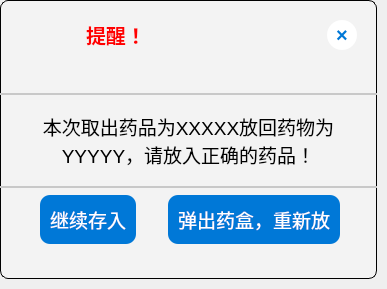
<?xml version="1.0" encoding="UTF-8"?>
<ui version="4.0">
 <class>dialog_fetch_wrong_med</class>
 <widget class="QDialog" name="dialog_fetch_wrong_med">
  <property name="geometry">
   <rect>
    <x>0</x>
    <y>0</y>
    <width>387</width>
    <height>289</height>
   </rect>
  </property>
  <property name="windowTitle">
   <string>Dialog</string>
  </property>
  <layout class="QVBoxLayout" name="verticalLayout">
   <property name="leftMargin">
    <number>0</number>
   </property>
   <property name="topMargin">
    <number>0</number>
   </property>
   <property name="rightMargin">
    <number>10</number>
   </property>
   <property name="bottomMargin">
    <number>10</number>
   </property>
   <item>
    <widget class="QWidget" name="widget" native="true">
     <property name="styleSheet">
      <string notr="true">#widget{
background-color: rgb(243, 243, 243);
border-radius: 8px;
border: 1px solid
}</string>
     </property>
     <layout class="QVBoxLayout" name="verticalLayout_2" stretch="1,2,1">
      <property name="spacing">
       <number>0</number>
      </property>
      <property name="leftMargin">
       <number>0</number>
      </property>
      <property name="topMargin">
       <number>0</number>
      </property>
      <property name="rightMargin">
       <number>0</number>
      </property>
      <property name="bottomMargin">
       <number>0</number>
      </property>
      <item>
       <widget class="QWidget" name="widget_2" native="true">
        <property name="styleSheet">
         <string notr="true">#widget_2
{
	border-bottom: 2px solid rgb(200, 200, 200);
}</string>
        </property>
        <layout class="QHBoxLayout" name="horizontalLayout" stretch="0,0,0">
         <property name="leftMargin">
          <number>0</number>
         </property>
         <property name="topMargin">
          <number>0</number>
         </property>
         <property name="rightMargin">
          <number>20</number>
         </property>
         <property name="bottomMargin">
          <number>25</number>
         </property>
         <item>
          <widget class="QLabel" name="label">
           <property name="sizePolicy">
            <sizepolicy hsizetype="Ignored" vsizetype="Ignored">
             <horstretch>0</horstretch>
             <verstretch>0</verstretch>
            </sizepolicy>
           </property>
           <property name="styleSheet">
            <string notr="true">min-width:     70px;     
min-height:    70px;     
max-width:     70px;    
max-height:    70px;   </string>
           </property>
           <property name="text">
            <string/>
           </property>
           <property name="pixmap">
            <pixmap resource="images.qrc">:/images/warning.png</pixmap>
           </property>
           <property name="scaledContents">
            <bool>true</bool>
           </property>
           <property name="alignment">
            <set>Qt::AlignCenter</set>
           </property>
          </widget>
         </item>
         <item>
          <widget class="QLabel" name="title">
           <property name="font">
            <font>
             <family>微软雅黑</family>
             <pointsize>15</pointsize>
             <bold>true</bold>
            </font>
           </property>
           <property name="styleSheet">
            <string notr="true">color: red;</string>
           </property>
           <property name="text">
            <string>提醒！</string>
           </property>
           <property name="indent">
            <number>10</number>
           </property>
          </widget>
         </item>
         <item>
          <widget class="QToolButton" name="close">
           <property name="styleSheet">
            <string notr="true">QToolButton {
    background-color: white;
    color: #0078d7;
    border: none;
    border-radius: 15px;
    font-size: 20px;
    font-weight: bold;
    min-width: 30px;
    min-height: 30px;
    max-width: 30px;
    max-height: 30px;
}
QToolButton:hover {
    background-color: #f0f8ff;
}
QToolButton:pressed {
    background-color: #e0f0ff;
}</string>
           </property>
           <property name="text">
            <string>×</string>
           </property>
          </widget>
         </item>
        </layout>
       </widget>
      </item>
      <item>
       <widget class="QWidget" name="widget_4" native="true">
        <layout class="QHBoxLayout" name="horizontalLayout_2">
         <item>
          <widget class="QLabel" name="content">
           <property name="font">
            <font>
             <pointsize>14</pointsize>
            </font>
           </property>
           <property name="text">
            <string>本次取出药品为XXXXX放回药物为YYYYY，请放入正确的药品！</string>
           </property>
           <property name="alignment">
            <set>Qt::AlignCenter</set>
           </property>
           <property name="wordWrap">
            <bool>true</bool>
           </property>
          </widget>
         </item>
        </layout>
       </widget>
      </item>
      <item>
       <widget class="QWidget" name="widget_3" native="true">
        <property name="font">
         <font>
          <pointsize>14</pointsize>
         </font>
        </property>
        <property name="styleSheet">
         <string notr="true">#widget_3
{
	border-top: 2px solid rgb(200, 200, 200);
}</string>
        </property>
        <layout class="QHBoxLayout" name="horizontalLayout_3" stretch="1,2,1,2,1">
         <property name="spacing">
          <number>0</number>
         </property>
         <property name="rightMargin">
          <number>6</number>
         </property>
         <property name="bottomMargin">
          <number>35</number>
         </property>
         <item>
          <spacer name="horizontalSpacer">
           <property name="orientation">
            <enum>Qt::Horizontal</enum>
           </property>
           <property name="sizeHint" stdset="0">
            <size>
             <width>427</width>
             <height>20</height>
            </size>
           </property>
          </spacer>
         </item>
         <item>
          <widget class="QPushButton" name="force_store">
           <property name="sizePolicy">
            <sizepolicy hsizetype="Preferred" vsizetype="Fixed">
             <horstretch>0</horstretch>
             <verstretch>0</verstretch>
            </sizepolicy>
           </property>
           <property name="font">
            <font>
             <family>微软雅黑</family>
             <pointsize>14</pointsize>
            </font>
           </property>
           <property name="styleSheet">
            <string notr="true">QPushButton {
    background-color: #0078d7;
    color: white;
    border-radius: 10px;
    border: none;
    padding: 10px 10px;
}

QPushButton:hover {
    background-color: #106ebe;
}

QPushButton:pressed {
    background-color: #005a9e;
}</string>
           </property>
           <property name="text">
            <string>继续存入</string>
           </property>
          </widget>
         </item>
         <item>
          <spacer name="horizontalSpacer_3">
           <property name="orientation">
            <enum>Qt::Horizontal</enum>
           </property>
           <property name="sizeHint" stdset="0">
            <size>
             <width>40</width>
             <height>20</height>
            </size>
           </property>
          </spacer>
         </item>
         <item>
          <widget class="QPushButton" name="again">
           <property name="sizePolicy">
            <sizepolicy hsizetype="Preferred" vsizetype="Fixed">
             <horstretch>0</horstretch>
             <verstretch>0</verstretch>
            </sizepolicy>
           </property>
           <property name="font">
            <font>
             <family>微软雅黑</family>
             <pointsize>14</pointsize>
            </font>
           </property>
           <property name="styleSheet">
            <string notr="true">QPushButton {
    background-color: #0078d7;
    color: white;
    border-radius: 10px;
    border: none;
    padding: 10px 10px;
}

QPushButton:hover {
    background-color: #106ebe;
}

QPushButton:pressed {
    background-color: #005a9e;
}</string>
           </property>
           <property name="text">
            <string>弹出药盒，重新放</string>
           </property>
          </widget>
         </item>
         <item>
          <spacer name="horizontalSpacer_2">
           <property name="orientation">
            <enum>Qt::Horizontal</enum>
           </property>
           <property name="sizeHint" stdset="0">
            <size>
             <width>40</width>
             <height>20</height>
            </size>
           </property>
          </spacer>
         </item>
        </layout>
       </widget>
      </item>
     </layout>
    </widget>
   </item>
  </layout>
 </widget>
 <resources>
  <include location="images.qrc"/>
 </resources>
 <connections/>
</ui>
